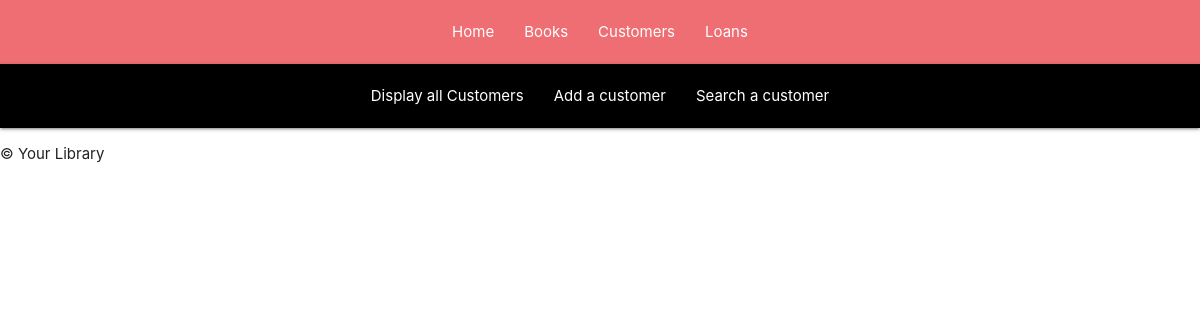
/customers, run on an earlier commit of the app's database.
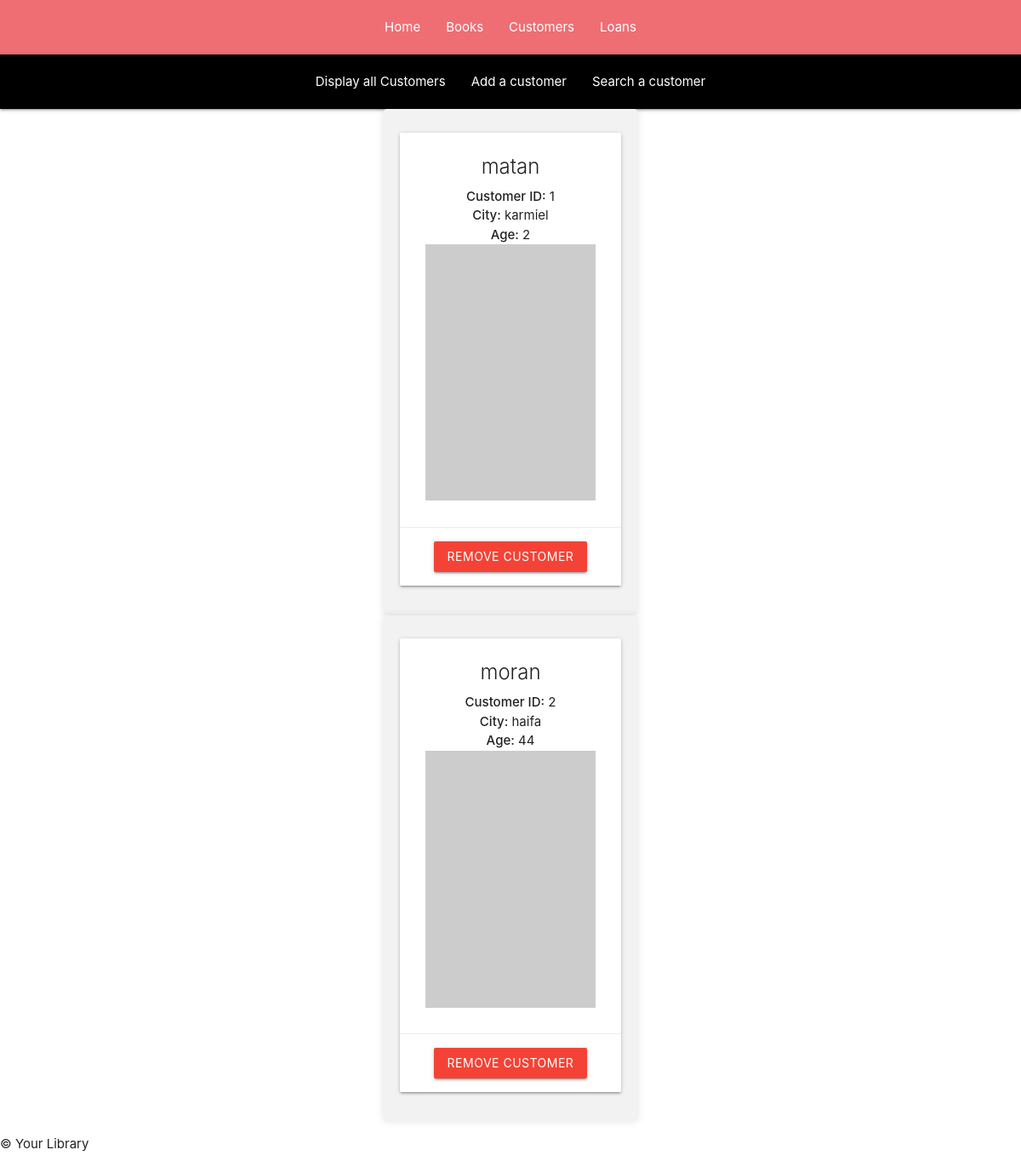
And on a later commit of the database.
### tables this page shows
CREATE TABLE customers
                         (id INTEGER PRIMARY KEY,
                         name TEXT,
                         city TEXT,
                         age INTEGER
                         );

### app.py (the view)
@app.route('/customers', methods=['GET'])
def displayCustomers():
    all_customers = customer_instance.displayAllCustomers()
    return render_template("displaycustomers.html", customers=all_customers)

### tools/customers.py (called while the page is built)
    def displayAllCustomers(self):
        self.cur.execute('SELECT * FROM customers')
        all_customers = self.cur.fetchall()
        return all_customers

### templates/displaycustomers.html (shortened to what this page needs)
{% extends "index.html" %}
{% block content %}
<nav class="nav-wrapper" style="background-color: black;">
    <ul id="nav-mobile" class="centered-nav">
        <li><a href="/customers">Display all Customers</a></li>
        <li><a href="/customers/addcustomer">Add a customer</a></li>
        <li><a href="/customers/customerfinder">Search a customer</a></li>
    </ul>
</nav>
{% for customer in customers %}
<div class="container">
    <div class="col s2 m2">
        <div class="card">
            <div class="card-content">
                <span class="card-title">{{ customer[1] }}</span>
                <p><strong>Customer ID:</strong> {{ customer[0] }}</p>
                <p><strong>City:</strong> {{ customer[2] }}</p>
                <p><strong>Age:</strong> {{ customer[3] }}</p>
                <img src="https://picsum.photos/200/30{{customer[0]}}">
            </div>
            <div class="card-action">
                <form method="POST" action="{{ url_for('removeCustomer') }}">
                    <button type="submit" class="btn red">Remove Customer</button>
                </form>
            </div>
        </div>
    </div>
</div>
{% endfor %}
{% endblock %}

### templates/index.html (shortened to what this page needs)
<!DOCTYPE html>
<html lang="en">
  <head>
    <link
      rel="stylesheet"
      href="https://cdnjs.cloudflare.com/ajax/libs/materialize/1.0.0/css/materialize.min.css"
    />
  </head>
  <body>
    <header>
      <nav>
        <div class="nav-wrapper">
          <ul id="nav-mobile" class="centered-nav">
            <li><a href="/">Home</a></li>
            <li><a href="/books">Books</a></li>
            <li><a href="/customers">Customers</a></li>
            <li><a href="/loans">Loans</a></li>
          </ul>
        </div>
      </nav>
    </header>
    <main>
      {% block content %}{% endblock %}
    </main>
    <footer>
      <p>&copy; {{ year }} Your Library</p>
    </footer>
  </body>
</html>

### templates/index.html (style rules this page uses)
.container { background-color: #f2f2f2; padding: 20px; border-radius: 5px; box-shadow: 0 0 10px rgba(0, 0, 0, 0.1); text-align: center; width: 90%; max-width: 600px; margin: 0 auto; }
.centered-nav { display: flex; align-items: center; justify-content: center; }
.container { background-color: #f2f2f2; padding: 20px; border-radius: 5px; box-shadow: 0 0 10px rgba(0, 0, 0, 0.1); text-align: center; width: 300px; }

What changed in the data, as far as the page shows it:
added customers: name "matan", id "1", city "karmiel", age "2"
added customers: name "moran", id "2", city "haifa", age "44"
